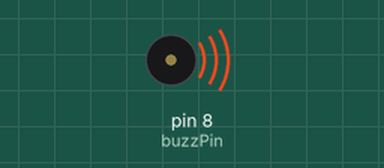
A sketch run on a simulated Arduino Uno, built with avr-gcc and run on an emulated ATmega328P. On the bench: buzzer (waves = sounding).

Above: at 0.1 s.
Timing chart, 0 to 40.0 s (numbered marks = the images above):
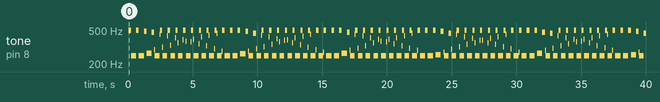

Measured:
- by itself, tone on pin 8 (buzzPin): plays 496 Hz for 0.20 s, 249 Hz for 0.40 s, 496 Hz for 0.20 s, 249 Hz for 0.40 s, 483 Hz for 0.20 s, 269 Hz for 0.40 s … (223 notes in this stretch)

The sketch:

change_tone.ino
```cpp
int buzzPin = 8;
int delayTime1 = 1;
int delayTime2 = 2;

void setup() {
  Serial.begin(9600);
  pinMode(buzzPin, OUTPUT);
}

void makeSound(int delayTime) {
  for (int i = 1; i <= 100; i++) {
    digitalWrite(buzzPin, HIGH);
    delay(delayTime);
    digitalWrite(buzzPin, LOW);
    delay(delayTime);
  }
}

void loop() {
  makeSound(delayTime1);
  makeSound(delayTime2);
}
```
